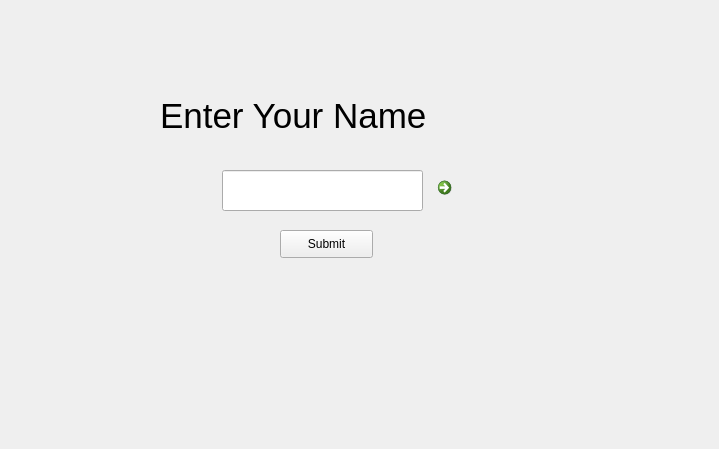
<?xml version="1.0" encoding="UTF-8"?>
<ui version="4.0">
 <class>Dialog</class>
 <widget class="QDialog" name="Dialog">
  <property name="geometry">
   <rect>
    <x>0</x>
    <y>0</y>
    <width>719</width>
    <height>449</height>
   </rect>
  </property>
  <property name="windowTitle">
   <string>Dialog</string>
  </property>
  <widget class="QLabel" name="label">
   <property name="geometry">
    <rect>
     <x>160</x>
     <y>80</y>
     <width>341</width>
     <height>71</height>
    </rect>
   </property>
   <property name="font">
    <font>
     <pointsize>26</pointsize>
    </font>
   </property>
   <property name="text">
    <string>Enter Your Name </string>
   </property>
  </widget>
  <widget class="QLineEdit" name="lineEdit">
   <property name="geometry">
    <rect>
     <x>222</x>
     <y>170</y>
     <width>201</width>
     <height>41</height>
    </rect>
   </property>
  </widget>
  <widget class="QCommandLinkButton" name="commandLinkButton">
   <property name="geometry">
    <rect>
     <x>430</x>
     <y>170</y>
     <width>51</width>
     <height>41</height>
    </rect>
   </property>
   <property name="text">
    <string/>
   </property>
  </widget>
  <widget class="QPushButton" name="pushButton">
   <property name="geometry">
    <rect>
     <x>280</x>
     <y>230</y>
     <width>93</width>
     <height>28</height>
    </rect>
   </property>
   <property name="text">
    <string>Submit</string>
   </property>
  </widget>
 </widget>
 <resources/>
 <connections/>
</ui>
